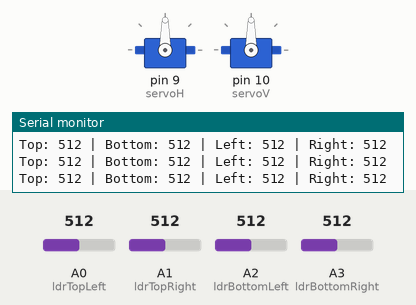
The sketch below on a simulated Arduino Uno, built with avr-gcc and run on an emulated ATmega328P. Parts: 2 × servo, the last lines printed to the serial monitor. The inputs (shaded band) are chosen by the test bench; at power-on: A0 (ldrTopLeft) = 512, A1 (ldrTopRight) = 512, A3 (ldrBottomRight) = 512, A2 (ldrBottomLeft) = 512.

Above: at 3.7 s.
3.8 s: A0 (ldrTopLeft) set to 543
At 4.43 s:
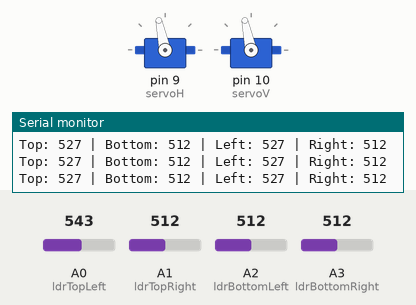
6.8 s: A1 (ldrTopRight) set to 539
At 8.1 s:
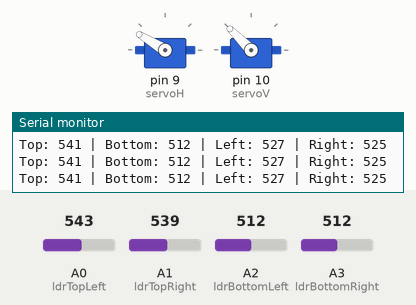
9.8 s: A3 (ldrBottomRight) set to 481
At 12.3 s:
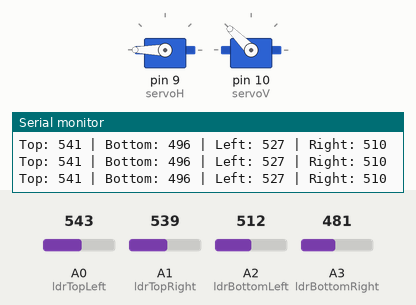
12.8 s: A2 (ldrBottomLeft) set to 716
At 13.65 s:
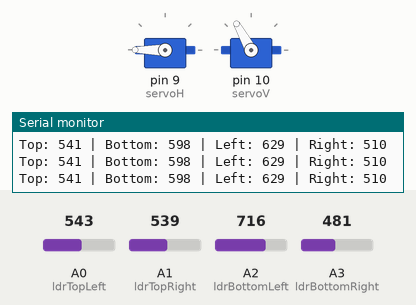
15.8 s: A0 (ldrTopLeft) set to 170
At 15.99 s:
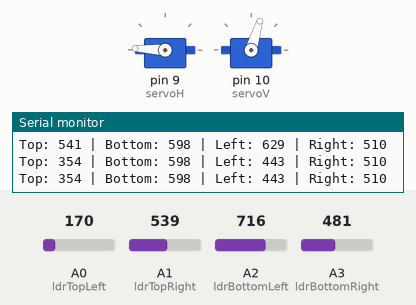
18.8 s: A3 (ldrBottomRight) set to 306
Timing chart, 0 to 22.8 s (numbered marks = the images above; inputs shaded):
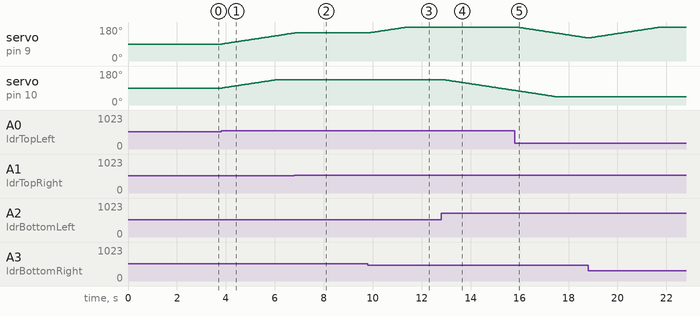

Measured:
- the behaviour switches between 533 and 534 on A0 (ldrTopLeft) (found by bisection; images 0 and 1)
- the behaviour switches between 521 and 522 on A1 (ldrTopRight) (found by bisection; images 1 and 2)
- the behaviour switches between 495 and 494 on A3 (ldrBottomRight) (found by bisection; images 2 and 3)
- after the input at 3.8 s, servo on pin 9 (servoH): moves from 90° to 148° over 2.9 s, starting after 0.06 s; servo on pin 10 (servoV): moves from 90° to 135° over 2.2 s, starting after 0.06 s
- after the input at 6.8 s, servo on pin 9 (servoH): goes on until 6.8 s, then stays 149°
- after the input at 9.8 s, servo on pin 9 (servoH): moves from 149° to 180° over 1.5 s, starting after 0.07 s
- after the input at 12.8 s, servo on pin 10 (servoV): moves from 135° to 77° over 2.9 s, starting after 0.08 s
- after the input at 15.8 s, servo on pin 9 (servoH): moves from 180° to 122° over 2.9 s, starting after 0.09 s

The sketch:

project_40_code.ino
```cpp
#include <Servo.h>

// Create servo objects
Servo servoH; // Horizontal servo
Servo servoV; // Vertical servo

// Assign analog pins for LDRs
int ldrTopLeft = A0;
int ldrTopRight = A1;
int ldrBottomLeft = A2;
int ldrBottomRight = A3;

// Servo positions
int posH = 90;  // Initial horizontal position
int posV = 90;  // Initial vertical position

// Servo limits
int hMin = 0;
int hMax = 180;
int vMin = 45;
int vMax = 135;

// Tolerance for light intensity difference
int tolerance = 10;

void setup() {
  // Attach servos to pins
  servoH.attach(9);
  servoV.attach(10);

  // Move to initial position
  servoH.write(posH);
  servoV.write(posV);

  delay(2500); // Initial delay
  Serial.begin(9600);
}

void loop() {
  // Read light values from the LDRs
  int tl = analogRead(ldrTopLeft);
  int tr = analogRead(ldrTopRight);
  int bl = analogRead(ldrBottomLeft);
  int br = analogRead(ldrBottomRight);

  // Calculate average values
  int avgTop = (tl + tr) / 2;
  int avgBottom = (bl + br) / 2;
  int avgLeft = (tl + bl) / 2;
  int avgRight = (tr + br) / 2;

  int diffVertical = avgTop - avgBottom;
  int diffHorizontal = avgLeft - avgRight;

  Serial.print("Top: "); Serial.print(avgTop);
  Serial.print(" | Bottom: "); Serial.print(avgBottom);
  Serial.print(" | Left: "); Serial.print(avgLeft);
  Serial.print(" | Right: "); Serial.println(avgRight);

  // Adjust vertical servo
  if (abs(diffVertical) > tolerance) {
    if (diffVertical > 0) {
      posV = constrain(posV + 1, vMin, vMax);
    } else {
      posV = constrain(posV - 1, vMin, vMax);
    }
    servoV.write(posV);
  }

  // Adjust horizontal servo
  if (abs(diffHorizontal) > tolerance) {
    if (diffHorizontal > 0) {
      posH = constrain(posH + 1, hMin, hMax);
    } else {
      posH = constrain(posH - 1, hMin, hMax);
    }
    servoH.write(posH);
  }

  delay(10); // Small delay for smooth operation
}
```
